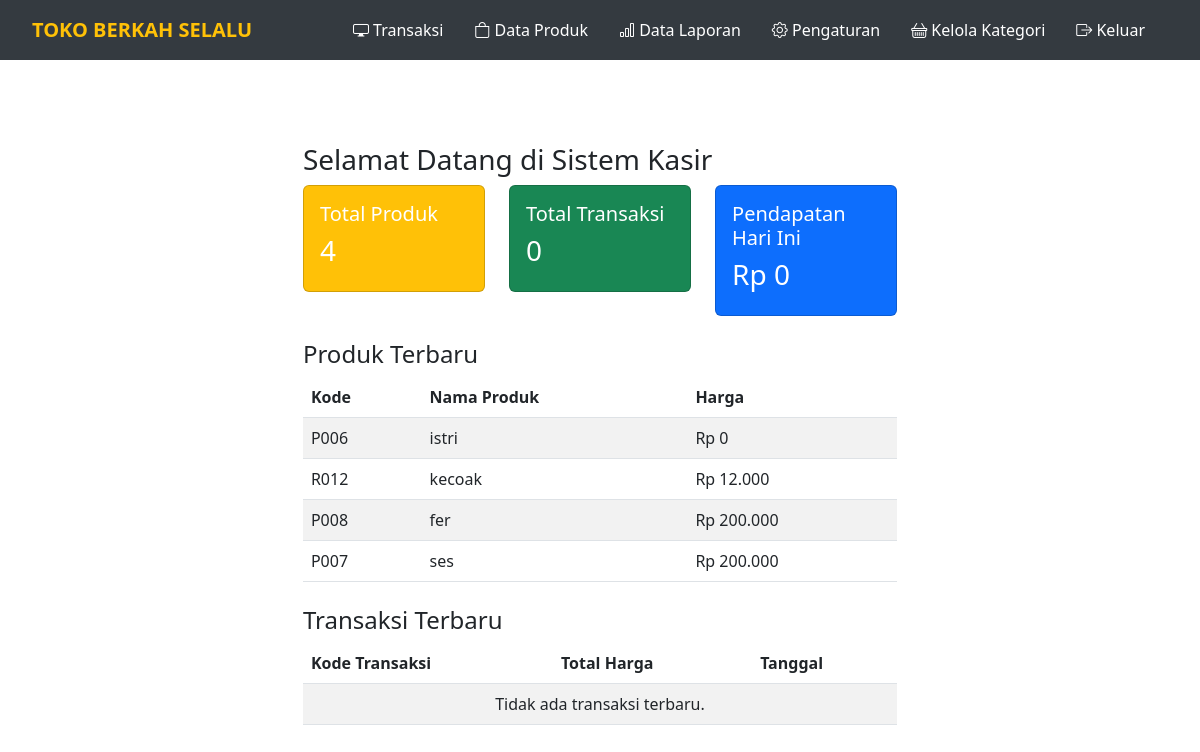
/dashboard.php, run on an earlier commit of the app's database.
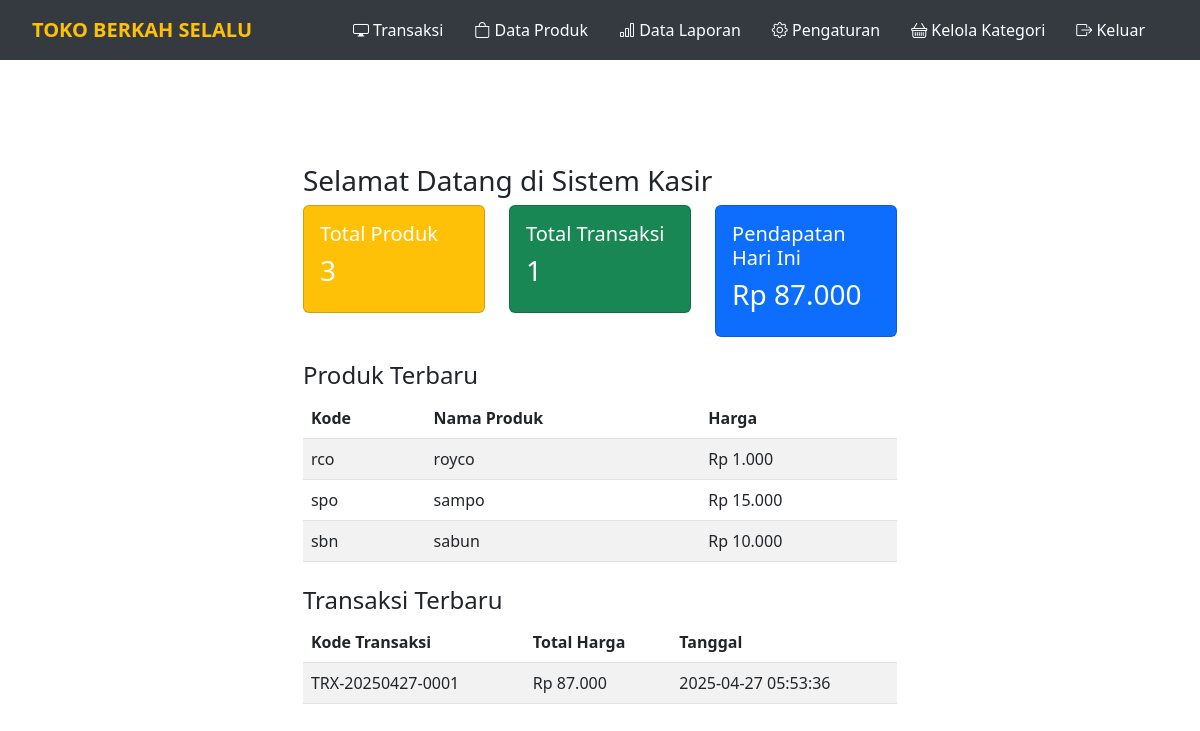
And on a later commit of the database.
### tables this page shows
CREATE TABLE `produk` (
  `id` int(11) NOT NULL,
  `kode_produk` varchar(50) NOT NULL,
  `nama_produk` varchar(100) NOT NULL,
  `harga` int(11) NOT NULL,
  `stok` int(11) NOT NULL,
  `gambar` varchar(255) DEFAULT NULL,
  `kategori_id` int(11) DEFAULT NULL
);

CREATE TABLE `transaksi` (
  `id` int(11) NOT NULL,
  `kode_transaksi` varchar(20) NOT NULL,
  `nama_pelanggan` varchar(100) NOT NULL,
  `total_harga` int(11) NOT NULL,
  `tanggal` timestamp NOT NULL DEFAULT current_timestamp(),
  `id_pelanggan` int(11) DEFAULT NULL,
  `id_operator` int(11) DEFAULT NULL
);

### dashboard.php (the view, shortened to what this page needs)
<?php include 'koneksi.php'; ?>
<!DOCTYPE html>
<html lang="id">
<head>
    <link rel="stylesheet" href="https://cdn.jsdelivr.net/npm/bootstrap@5.3.0/dist/css/bootstrap.min.css">
    <link rel="stylesheet" href="assets/style.css">
</head>
<body>
<?php include 'navbar.php'; ?>
<div class="main-content">
    <div class="container mt-4">
        <h3>Selamat Datang di Sistem Kasir</h3>
        <div class="row">
            <div class="col-md-4">
                <div class="card bg-warning text-white">
                    <div class="card-body">
                        <h5>Total Produk</h5>
                        <?php
                            $result = mysqli_query($koneksi, "SELECT COUNT(*) AS total FROM produk");
                            $data = mysqli_fetch_assoc($result);
                            echo "<h3>" . ($data['total'] ?? 0) . "</h3>";
                        ?>
                    </div>
                </div>
            </div>
            <div class="col-md-4">
                <div class="card bg-success text-white">
                    <div class="card-body">
                        <h5>Total Transaksi</h5>
                        <?php
                            $result = mysqli_query($koneksi, "SELECT COUNT(*) AS total FROM transaksi");
                            $data = mysqli_fetch_assoc($result);
                            echo "<h3>" . ($data['total'] ?? 0) . "</h3>";
                        ?>
                    </div>
                </div>
            </div>
            <div class="col-md-4">
                <div class="card bg-primary text-white">
                    <div class="card-body">
                        <h5>Pendapatan Hari Ini</h5>
                        <?php
                            $result = mysqli_query($koneksi, "SELECT SUM(total_harga) AS total FROM transaksi WHERE DATE(tanggal) = CURDATE()");
                            $data = mysqli_fetch_assoc($result);
                            $total_pendapatan = $data['total'] ?? 0;
                            echo "<h3>Rp " . number_format($total_pendapatan, 0, ',', '.') . "</h3>";
                        ?>
                    </div>
                </div>
            </div>
        </div>
        <div class="mt-4">
            <h4>Produk Terbaru</h4>
            <table class="table table-striped">
                <thead>
                    <tr>
                        <th>Kode</th>
                        <th>Nama Produk</th>
                        <th>Harga</th>
                    </tr>
                </thead>
                <tbody>
                    <?php
                    $result = mysqli_query($koneksi, "SELECT * FROM produk ORDER BY id DESC LIMIT 5");
                    if(mysqli_num_rows($result) > 0) {
                        while ($row = mysqli_fetch_assoc($result)) {
                            echo "<tr>
                                    <td>{$row['kode_produk']}</td>
                                    <td>{$row['nama_produk']}</td>
                                    <td>Rp " . number_format($row['harga'], 0, ',', '.') . "</td>
                                  </tr>";
                        }
                    } else {
                        echo "<tr><td colspan='3' class='text-center'>Tidak ada produk terbaru.</td></tr>";
                    }
                    ?>
                </tbody>
            </table>
        </div>
        <div class="mt-4">
            <h4>Transaksi Terbaru</h4>
            <table class="table table-striped">
                <thead>
                    <tr>
                        <th>Kode Transaksi</th>
                        <th>Total Harga</th>
                        <th>Tanggal</th>
                    </tr>
                </thead>
                <tbody>
                    <?php
                    $result = mysqli_query($koneksi, "SELECT * FROM transaksi ORDER BY id DESC LIMIT 5");
                    if(mysqli_num_rows($result) > 0) {
                        while ($row = mysqli_fetch_assoc($result)) {
                            echo "<tr>
                                    <td>{$row['kode_transaksi']}</td>
                                    <td>Rp " . number_format($row['total_harga'], 0, ',', '.') . "</td>
                                    <td>{$row['tanggal']}</td>
                                  </tr>";
                        }
                    } else {
                        echo "<tr><td colspan='3' class='text-center'>Tidak ada transaksi terbaru.</td></tr>";
                    }
                    ?>
                </tbody>
            </table>
        </div>
    </div>
</div>
</body>
</html>

What changed in the data, as far as the page shows it:
removed produk: kode_produk "P006", nama_produk "istri", harga "0"
removed produk: kode_produk "R012", nama_produk "kecoak", harga "12.000"
removed produk: kode_produk "P008", nama_produk "fer", harga "200.000"
removed produk: kode_produk "P007", nama_produk "ses", harga "200.000"
added produk: kode_produk "rco", nama_produk "royco", harga "1.000"
added produk: kode_produk "spo", nama_produk "sampo", harga "15.000"
added produk: kode_produk "sbn", nama_produk "sabun", harga "10.000"
added transaksi: kode_transaksi "TRX-20250427-0001", total_harga "87.000", tanggal "2025-04-27 05:53:36"
Also different on the page:
$data['total']: "4" → "3"
$data['total']: "0" → "1"
$total_pendapatan: "0" → "87.000"
text no longer shown: "Tidak ada transaksi terbaru."
